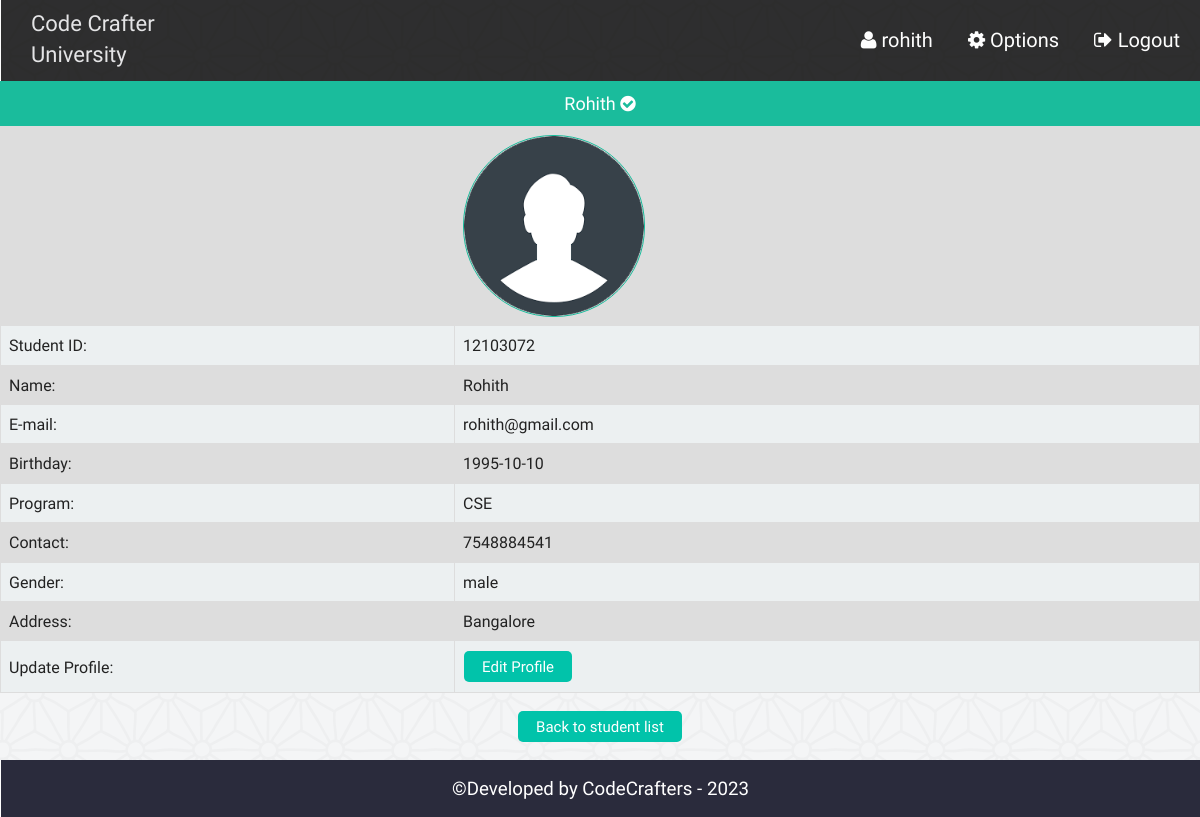
Page /admin/admin_single_student.php?id=12103072 (signed in) on the committed database.
### tables this page shows
CREATE TABLE `st_info` (
  `st_id` int(11) NOT NULL,
  `name` varchar(100) NOT NULL,
  `password` varchar(32) NOT NULL,
  `email` varchar(50) NOT NULL,
  `bday` date NOT NULL,
  `program` varchar(10) NOT NULL,
  `contact` varchar(20) NOT NULL,
  `gender` varchar(10) NOT NULL,
  `address` varchar(255) NOT NULL,
  `img` varchar(255) DEFAULT NULL
);

### admin/admin_single_student.php (the view, shortened to what this page needs)
<?php
	require "php/config.php";
	require_once "php/functions.php";
	$user = new login_registration_class();
	if(isset($_REQUEST['id'])){
		$st_id = $_REQUEST['id'];
	}else{
		header('Location: admin.php');
		exit();
	}
?>
<?php
include "php/headertop_admin.php";
?>
<div class="profile">
		<p style="font-size:18px;text-align:center;background:#1abc9c;color:#fff;padding:10px;margin:0"><?php $user->getusername($st_id); ?> <i class="fa fa-check-circle" aria-hidden="true"></i></p>
		<table class="tab_one">
			<?php
				$getuser = $user->getuserbyid($st_id);
				while($row = $getuser->fetch_assoc()){
			?>
			<tr>
				<td></td>
				<?php if(empty($row['img'])){?>
				<td><img src="img/default.png" style="height:180px; width:180px; border:1px #1ABC9C solid;border-radius:90px" alt="" /></td>
				<?php }else{ ?>
				<td><img src="img/student/<?php echo $row['img']; ?>" style="height:180px; width:180px; border:1px #1ABC9C solid;border-radius:90px" alt="" /></td>
				<?php }?>
			</tr>
			<tr>
				<td>Student ID: </td>
				<td><?php echo $row['st_id']; ?></td>
			</tr>
			<tr>
				<td>Name: </td>
				<td><?php echo $row['name']; ?></td>
			</tr>
			<tr>
				<td>E-mail: </td>
				<td><?php echo $row['email']; ?></td>
			</tr>
			<tr>
				<td>Birthday: </td>
				<td><?php echo $row['bday']; ?></td>
			</tr>
			<tr>
				<td>Program: </td>
				<td><?php echo $row['program']; ?></td>
			</tr>
			<tr>
				<td>Contact: </td>
				<td><?php echo $row['contact']; ?></td>
			</tr>
			<tr>
				<td>Gender: </td>
				<td><?php echo $row['gender']; ?></td>
			</tr>
			<tr>
				<td>Address: </td>
				<td><?php echo $row['address']; ?></td>
			</tr>
			<tr>
				<td>Update Profile: </td>
				<td><a href="admin_single_student_update.php?id=<?php echo $row['st_id'];?>"><button class="editbtn">Edit Profile</button></a></td>
			</tr>
			<?php  } ?>
		</table>
		<div class="back fix">
			<p style="text-align:center"><a href="admin_all_student.php"><button class="editbtn">Back to student list</button></a></p>
		</div>
</div>
<?php include "php/footerbottom.php";?>

### admin/php/functions.php (shortened to what this page needs)
<?php
class login_registration_class{
	public function getusername($sid){
		global $conn;
		$query = $conn->query("select name from st_info where st_id='$sid'");
		$result = $query->fetch_assoc();
		echo $result['name'];
	}
	public function getuserbyid($st_id){
		global $conn;
		$query = $conn->query("select * from st_info where st_id='$st_id'");
		return $query;
	}
};
?>

### admin/css/style.css (style rules this page uses)
html { color: #222; font-size: 1em; line-height: 1.4; }
audio, canvas, iframe, img, svg, video { vertical-align: middle; }
a { text-decoration:none; }
.fix { overflow:hidden; }
.st_reg th, td { padding: 8px; }
table.tab_one { width:100%; }
table.tab_one td { border:1px solid #ddd; padding:8px; }
table.tab_one td a { text-decoration:none; }
table.tab_one tr:nth-child(odd) { background:#ddd; }
table.tab_one tr:nth-child(even) { background:#ecf0f1; }
.editbtn { background-color: #01C3AA; border: none; border-radius:5px; color: white; padding: 5px 18px; text-align: center; text-decoration: none; display: inline-block; font-size: 15px; margin: 2px 1px; cursor: pointer; }
table.att_tab tr,td,th { border:2px solid #ddd; border-collapse:collapse; padding:8px; }

### rows in the picture
st_info: name "Rohith", img (picture), st_id "12103072", email "rohith@gmail.com", bday "1995-10-10", program "CSE", contact "7548884541", gender "male", address "Bangalore"

### other values in the picture
$admin_name "rohith"
